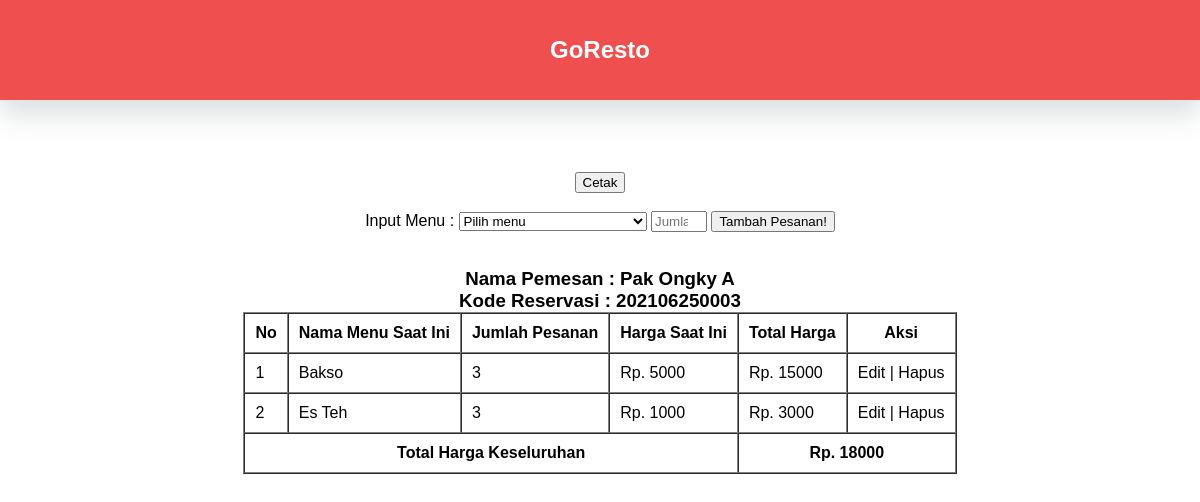
Page /transaksi.php?kode_reservasi=202106250003 on the committed database.
### tables this page shows
CREATE TABLE `data_reservasi` (
  `kode_reservasi` varchar(50) NOT NULL,
  `nama` varchar(100) NOT NULL,
  `tanggal_daftar` date DEFAULT current_timestamp(),
  `total_harga` int(50) UNSIGNED DEFAULT 0
);

CREATE TABLE `transaksi` (
  `id_transaksi` int(10) UNSIGNED NOT NULL,
  `kode_reservasi` varchar(50) NOT NULL,
  `id_menu` int(10) UNSIGNED NOT NULL,
  `nama_menu_saat_ini` varchar(100) NOT NULL,
  `jumlah_pesanan` int(10) UNSIGNED NOT NULL,
  `harga_saat_ini` int(50) UNSIGNED NOT NULL
);

### transaksi.php (the view, shortened to what this page needs)
<?php
    require "config.php";
    $id = $_GET["kode_reservasi"];
    $queryAmbilDataReservasi = "SELECT * FROM data_reservasi WHERE kode_reservasi = '$id'";
    $objectAmbilDataReservasi = mysqli_query($conn, $queryAmbilDataReservasi);
    $reservasi = mysqli_fetch_assoc($objectAmbilDataReservasi);
    $queryAmbilDataTransaksi = "SELECT id_transaksi, kode_reservasi, data_menu.id_menu, jumlah_pesanan, nama_menu_saat_ini, nama_menu, harga_saat_ini, harga FROM transaksi
    JOIN data_menu ON(transaksi.id_menu = data_menu.id_menu) WHERE kode_reservasi = '$id'
    GROUP BY nama_menu_saat_ini";
    $objectAmbilDataTransaksi = mysqli_query($conn, $queryAmbilDataTransaksi);
    $transaksis = [];
    while( $transaksi = mysqli_fetch_assoc($objectAmbilDataTransaksi) ) {
        $transaksis[] = $transaksi;
    }
?>
<!DOCTYPE html>
<html lang="en">
<head>
    <link rel="stylesheet" href="style.css">
</head>
<body>
    <header id="header">
        <div class="container">
            <center><br><br>
            <h2 class="brand"><a href="index.php">GoResto</a></h2>
                <br><br>
            </center>
        </div>
    </header><br><br><br><br>
    <section id="content">
        <div class="container">
            <center>
            <button type="button" name="cetak" onclick="return window.print();">Cetak</button>
                <br><br>
                <form action="" method="post">
                    <label for="menu">Input Menu : </label>
                    <select name="menu" id="menu" required>
                        <option value="" selected disabled>Pilih menu</option>
                    </select>
                    <input type="number" min="1" max="10" name="jumlah-pesanan" placeholder="Jumlah Pesanan" required>
                    <button type="submit" name="submit">Tambah Pesanan!</button>
                </form>
                <br><br>
                <h3>Nama Pemesan : <?= $reservasi["nama"]; ?></h3>
                <h3>Kode Reservasi : <?= $id; ?></h3>
                <table border="1" cellpadding="10" cellspacing="0">
                    <tr>
                        <th>No</th>
                        <th>Nama Menu Saat Ini</th>
                        <th>Jumlah Pesanan</th>
                        <th>Harga Saat Ini</th>
                        <th>Total Harga</th>
                        <th class="aksi">Aksi</th>
                    </tr>
                    <?php if ( mysqli_num_rows($objectAmbilDataTransaksi) > 0 ) : ?>
                        <?php $i=1; ?>
                        <?php foreach( $transaksis as $transaksi ) : ?>
                            <tr>
                                <td><?= $i++; ?></td>
                                <td><?= $transaksi["nama_menu_saat_ini"]; ?></td>
                                <td><?= $transaksi["jumlah_pesanan"]; ?></td>
                                <td>Rp. <?= $transaksi["harga_saat_ini"]; ?></td>
                                <td>Rp. <?= $totalHarga = $transaksi["harga_saat_ini"] * $transaksi["jumlah_pesanan"]; ?></td>
                                <td class="aksi"><a href="editTransaksi.php?id_transaksi=<?= $transaksi["id_transaksi"]; ?>&kode_reservasi=<?= $id; ?>">Edit</a> | <a href="hapusTransaksi.php?id_transaksi=<?= $transaksi["id_transaksi"]; ?>&kode_reservasi=<?= $id; ?>" onclick="return confirm('Yakin Kawan?')">Hapus</a></td>
                            </tr>
                            <?php $totalHargaSeluruhnya[] = $totalHarga; ?>
                        <?php endforeach; ?>
                        <tr>
                            <th colspan="4" align="center">Total Harga Keseluruhan</th>
                            <th colspan="2" align="center">Rp. <?= $sumTotalHargaSeluruhnya = array_sum($totalHargaSeluruhnya); ?></th>
                        </tr>
                    <?php endif; ?>
                </table>
            </center>
        </div>
    </section>
</body>
</html>

### style.css (style rules this page uses)
* { margin: 0; font-family: sans-serif; text-decoration: none; list-style: none; }
a { color: inherit; }
header { background-color: #EF4F4F; color: white; box-shadow: 0 15px 25px rgba(92,99,105,.2); }

### rows in the picture
data_reservasi: nama "Pak Ongky A"
transaksi: nama_menu_saat_ini "Bakso", jumlah_pesanan "3", harga_saat_ini "5000", $totalHarga = $transaksi["harga_saat_ini"] * $transaksi["jumlah_pesanan"] "15000"
transaksi: nama_menu_saat_ini "Es Teh", jumlah_pesanan "3", harga_saat_ini "1000", $totalHarga = $transaksi["harga_saat_ini"] * $transaksi["jumlah_pesanan"] "3000"

### other values in the picture
$id "202106250003"
$sumTotalHargaSeluruhnya = array_sum($totalHargaSeluruhnya) "18000"
